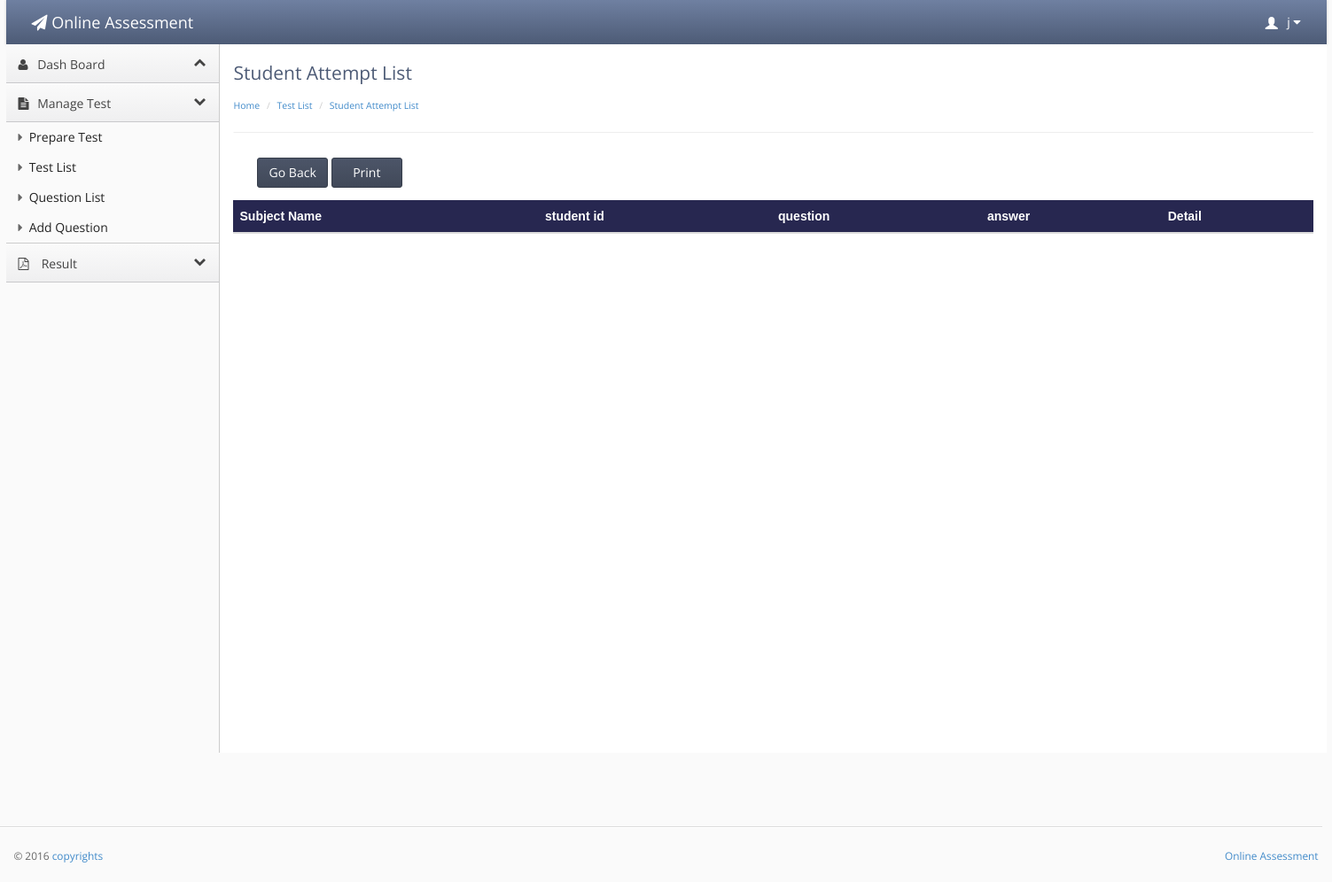
/oast/student_attempt_list.php?id=1 (signed in), run on an earlier commit of the app's database.
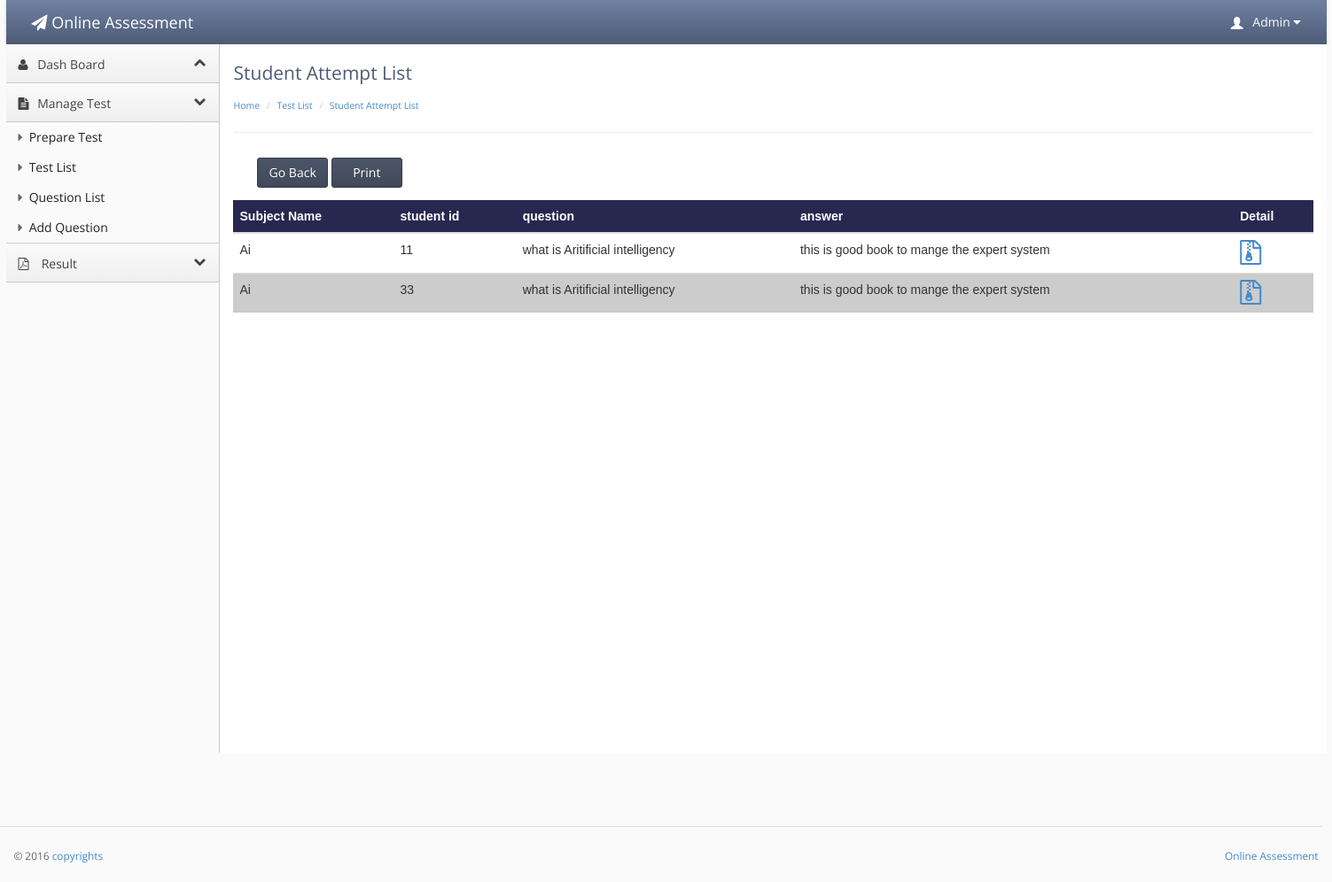
And on a later commit of the database.
### tables this page shows
CREATE TABLE IF NOT EXISTS `teacher_conductor` (
`teacher_id` int(20) NOT NULL,
  `user` varchar(20) NOT NULL,
  `f_name` varchar(20) NOT NULL,
  `l_name` varchar(30) NOT NULL,
  `password` varchar(20) NOT NULL,
  `email` varchar(40) NOT NULL,
  `contact` int(17) NOT NULL,
  `address` varchar(40) NOT NULL,
  `city` varchar(20) NOT NULL,
  `code` int(10) NOT NULL,
  `subject_id` int(20) unsigned DEFAULT NULL,
  `account` enum('Admin','teacher') NOT NULL DEFAULT 'teacher'
);

CREATE TABLE IF NOT EXISTS `student_question` (
  `student_id` int(10) NOT NULL,
  `question_id` int(10) NOT NULL,
  `t_code` int(10) NOT NULL,
  `s_answer` varchar(5000) NOT NULL,
  `answer` enum('answered','unanswered','review') NOT NULL DEFAULT 'answered'
);

CREATE TABLE IF NOT EXISTS `subject` (
`subject_id` int(10) unsigned NOT NULL,
  `name` varchar(100) NOT NULL,
  `description` varchar(100) NOT NULL
);

CREATE TABLE IF NOT EXISTS `student` (
`student_id` int(20) NOT NULL,
  `user` varchar(20) NOT NULL,
  `f_name` varchar(20) NOT NULL,
  `l_name` varchar(20) NOT NULL,
  `password` varchar(20) NOT NULL,
  `email` varchar(30) NOT NULL,
  `contact` int(20) NOT NULL,
  `address` varchar(50) NOT NULL,
  `city` varchar(20) NOT NULL,
  `code` int(20) NOT NULL,
  `image` varchar(1000) DEFAULT NULL
);

CREATE TABLE IF NOT EXISTS `question` (
`question_id` int(10) NOT NULL,
  `question` varchar(1000) NOT NULL,
  `answer` varchar(500) NOT NULL,
  `marks` int(10) NOT NULL,
  `t_code` int(10) unsigned NOT NULL
);

### oast/student_attempt_list.php (the view, shortened to what this page needs)
<?php
if(!isset($_SESSION['username']))
{
header('location:../main_user.php');
}
else {
?><!doctype html>
<html lang="en"><head>
    <link rel="stylesheet" type="text/css" href="lib/bootstrap/css/bootstrap.css">
    <link rel="stylesheet" href="lib/font-awesome/css/font-awesome.css">
    <link rel="stylesheet" type="text/css" href="stylesheets/theme.css">
    <link rel="stylesheet" type="text/css" href="stylesheets/premium.css">
</head>
<body class=" theme-blue">
<div style="width:100%; height:auto;">
<div style="width:1490px; margin-left:auto; margin-right:auto; ">
    <div class="navbar navbar-default" role="navigation">
        <div class="navbar-header">
          <a class="" href="index.html"><span class="navbar-brand"><span class="fa fa-paper-plane"></span> Online Assessment</span></a></div>
           <?php
  if(isset($_SESSION['username']))
  {
  $id =$_SESSION['username'];
 $result = mysql_query("select * from teacher_conductor
WHERE teacher_conductor.user = '$id'");
while($row = mysql_fetch_array($result))
{
?>
        <div class="navbar-collapse collapse" style="height: 1px;">
          <ul id="main-menu" class="nav navbar-nav navbar-right">
            <li class="dropdown hidden-xs">
                <a href="#" class="dropdown-toggle" data-toggle="dropdown">
                    <span class="glyphicon glyphicon-user padding-right-small" style="position:relative;top: 3px;"></span>
                     <?php echo $row['f_name'];?>
                    <i class="fa fa-caret-down"></i>
                </a>
            </li>
          </ul>
        </div>
      </div>
    </div></div>
<?php }}?>
    <div style="width:100%; height:auto;">
<div style="width:1490px; margin-left:auto; margin-right:auto; ">
  <div class="sidebar-nav">
     <ul>
         <li><a href="index.php" data-target=".dashboard-menu" class="nav-header" data-toggle="collapse"><i class="fa fa-fw fa-user"></i> Dash Board<i class="fa fa-collapse"></i></a></li>
        <li><a href="#" data-target=".legal-menu" class="nav-header collapsed" data-toggle="collapse"><i class="fa fa-fw fa-file-text"></i> Manage Test<i class="fa fa-collapse"></i></a></li>
        <li><ul class="legal-menu nav nav-list collapse in">
             <li><a href="add_test.php"><span class="fa fa-caret-right"></span> Prepare Test</a></li>
            <li ><a href="test_list.php"><span class="fa fa-caret-right"></span> Test List</a></li>
             <li ><a href="test_list.php"><span class="fa fa-caret-right"></span> Question  List</a></li>
              <li><a href="test_list.php"><span class="fa fa-caret-right"></span> Add Question</a></li>
    </ul></li>
        <li><a href="#" data-target=".accounts-menu" class="nav-header collapsed" data-toggle="collapse"><i class="fa fa-file-pdf-o "></i> Result   <i class="fa fa-collapse"></i></a></li>
            </ul>
    </div>
    <div class="content">
        <div class="header">
            <h1 class="page-title">Student Attempt  List</h1>
                    <ul class="breadcrumb">
            <li><a href="index.php">Home</a> </li>
            <li><a href="test_list.php">Test List</a> </li>
            <li><a href="">Student Attempt List</a> </li>
        </ul>
        </div>
         <div id="no_print">
                       <center>
                            <button type="submit"  class="btn btn-primary btn_submit" onClick="window.history.back(-1) " style="width:80px; margin-left:-1000px;">Go Back</button>
                      		<button type="submit" class="btn btn-primary btn_submit hidden-xs" onClick="window.print() " style="width:80px;">Print</button>
                       </center>
                      </div>
        <div class="main-content">
<table class="table">
  <thead>
     <tr style="background-color:#272750; color:#FFFFFF;">
    <th>Subject Name </th>
    <th>student id </th>
       <th>question  </th>
        <th>answer </th>
          <th>Detail</th>
          </tr>
  </thead>
  <tbody>
    <tr>
  <?php
if(isset($_GET['id'])){
$id = $_GET['id'];
$result = mysql_query("SELECT student_question.*,student.*,test.*,subject.*,question.* FROM  student_question
INNER JOIN student ON student_question.student_id=student.student_id
INNER JOIN test ON test.t_code = student_question.t_code
INNER JOIN subject ON test.subject_id = subject.subject_id
INNER JOIN question ON question.question_id=student_question.question_id
  where  student_question.t_code = '$id' ");
while($row = mysql_fetch_array($result))
{
?>
   <td><?php echo $row['name'];?></td>
          <td><?php echo $row['code'];?></td>
           <td><?php echo $row['question'];?></td>
            <td><?php echo $row['answer'];?></td>
      <td>
                <a href="student_report1.php?id=<?php echo $row['t_code']; ?>&s_id=<?php echo $row['student_id']; ?>"><i class="fa fa-file-zip-o fa-2x"></a></td>
    </tr>
   <?php }} ?>
  </tbody>
</table>
</div></div>
            <footer>
                <hr style="width:1500px">
                <p class="pull-right"><a href="" target=""> Online Assessment</a></p>
                <p>© 2016 <a href="" target="">copyrights</a></p>
            </footer>
        </div>
    </div>
</body></html>
<?php } ?>

What changed in the data, as far as the page shows it:
changed teacher_conductor: f_name "j" → "Admin"
added student_question: subject.name "Ai", student.code "11", question.question "what is Aritificial intelligency", question.answer "this is good book to mange the expert system"
added student_question: subject.name "Ai", student.code "33", question.question "what is Aritificial intelligency", question.answer "this is good book to mange the expert system"
